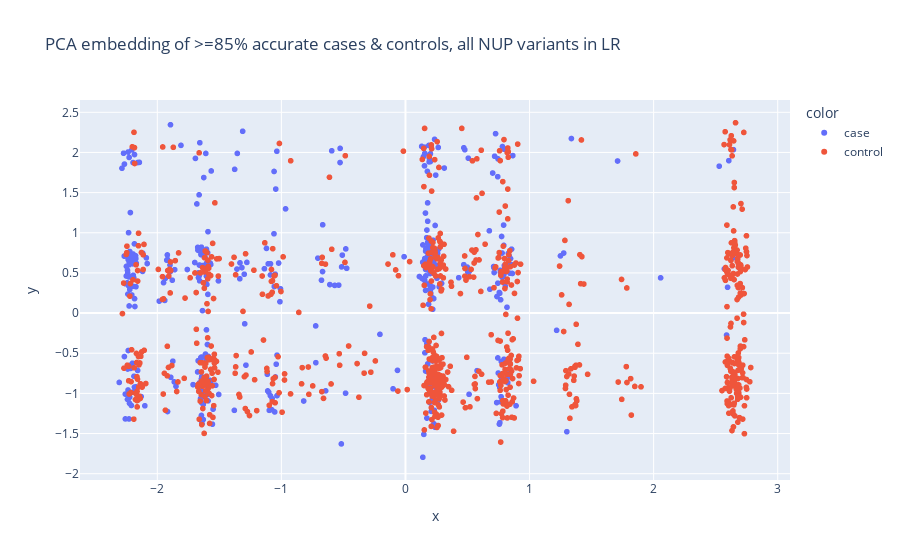

Here is the notebook cell this chart was saved with:
### Code cell
# Assuming caseEmbedding is your data array and testCaseSex is a Series with sex information
# First, add jitter to the embeddings
jitter_strength = 0  # Adjust this value based on your data scale
caseControlEmbedding_jittered = caseControlEmbedding[:].copy()
caseControlEmbedding_jittered[:, 0] += np.random.normal(0, jitter_strength, caseControlEmbedding_jittered.shape[0])
caseControlEmbedding_jittered[:, 1] += np.random.normal(0, jitter_strength, caseControlEmbedding_jittered.shape[0])

# Now, use the jittered data for plotting
fig = px.scatter(
    x=caseControlEmbedding_jittered[:, 0], 
    y=caseControlEmbedding_jittered[:, 1], 
    hover_name=allTestGenotypes.columns, 
    color=['case' if x in genotypeData.case.genotype.columns else 'control' for x in allTestGenotypes.columns],
    title='PCA embedding of >=85% accurate cases & controls, all NUP variants in LR',
)

fig.show()

### Figure 1 — Plotly figure (JSON) as saved in the notebook; plotly's stock layout.template omitted (floating-point values rounded to 4 significant figures; data arrays with more than 128 entries replaced by an {"elided": "..."} marker saying what was removed)
{"data": [{"hovertemplate": "<b>%{hovertext}</b><br><br>color=case<br>x=%{x}<br>y=%{y}<extra></extra>", "hovertext": {"elided": "430 str values"}, "legendgroup": "case", "marker": {"color": "#636efa", "symbol": "circle"}, "mode": "markers", "name": "case", "showlegend": true, "type": "scattergl", "x": {"elided": "430 float values"}, "xaxis": "x", "y": {"elided": "430 float values"}, "yaxis": "y"}, {"hovertemplate": "<b>%{hovertext}</b><br><br>color=control<br>x=%{x}<br>y=%{y}<extra></extra>", "hovertext": {"elided": "780 str values"}, "legendgroup": "control", "marker": {"color": "#EF553B", "symbol": "circle"}, "mode": "markers", "name": "control", "showlegend": true, "type": "scattergl", "x": {"elided": "780 float values"}, "xaxis": "x", "y": {"elided": "780 float values"}, "yaxis": "y"}], "layout": {"legend": {"title": {"text": "color"}, "tracegroupgap": 0}, "title": {"text": "PCA embedding of >=85% accurate cases & controls, all NUP variants in LR"}, "xaxis": {"anchor": "y", "domain": [0, 1], "title": {"text": "x"}}, "yaxis": {"anchor": "x", "domain": [0, 1], "title": {"text": "y"}}}}
